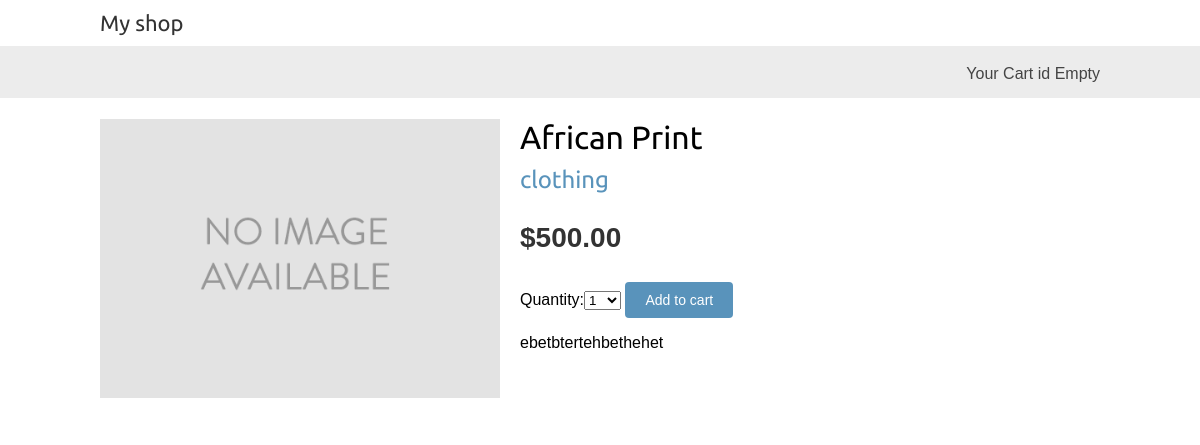
Page /5/african-print/ on the earlier database version.
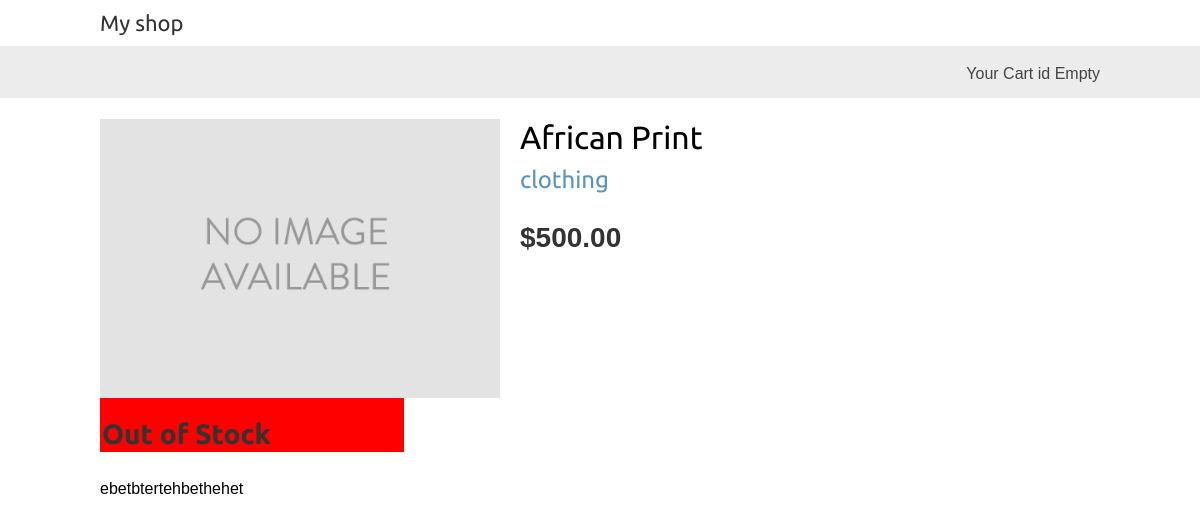
Same page on the later database version.
### shop/models.py (models this page shows, shortened)
class Product(models.Model):
    category = models.ForeignKey(Category,
                                 related_name='products',
                                 on_delete=models.CASCADE)
    name = models.CharField(max_length=200, db_index=True)
    slug = models.SlugField(max_length=200, db_index=True)
    image = CloudinaryField(blank=True)
    description = models.TextField(blank=True)
    price = models.DecimalField(max_digits=10, decimal_places=2)
    available = models.BooleanField(default=True)
    created = models.DateTimeField(auto_now_add=True)
    updated = models.DateTimeField(auto_now=True)
    class Meta:
        ordering = ('name',)
    index_together = (('id', 'slug'),)

class Category(models.Model):
    name = models.CharField(max_length=100,
                            db_index=True)
    slug = models.SlugField(max_length=100,
                            unique=True)
    class Meta:
        ordering = ('name',)
        verbose_name = 'category'
        verbose_name_plural = 'categories'
    def __str__(self):
        return self.name
    def get_absolute_url(self):
        return reverse('shop:product_list_by_category',
                       args=[self.slug])

### shop/views.py (the view)
# urls.py: path('<int:id>/<slug:slug>/', views.product_detail, name='product_detail'),
def product_detail(request, id, slug):
    product = get_object_or_404(Product, id=id,
                                slug=slug)
    cart_product_form = CartAddProductForm()
    return render(request, 'shop/product/detail.html',
                  {'product': product,
                   'cart_product_form': cart_product_form, })

### cart/forms.py
class CartAddProductForm(forms.Form):
    quantity = forms.TypedChoiceField(
        choices=PRODUCT_QUANTITY_CHOICES,
        coerce=int)
    override = forms.BooleanField(required=False,
                                  initial=False,
                                  widget=forms.HiddenInput)

### cart/cart.py (called while the page is built)
    def __len__(self):
        return sum(item['quantity'] for item in self.cart.values())

### cart/context_processors.py (called while the page is built)
def cart(request):
    return {'cart': Cart(request)}

### shop/templates/shop/product/detail.html (shortened to what this page needs)
{% extends "shop/base.html" %}
{% load static %}
{% block content %}
    <div class="product-detail">
        <img src="{% if product.image %}{{ product.image.url }}{% else %}{% static 'img/no_image.png' %}{% endif %}">
        <h1>{{ product.name }}</h1>
        <h2>
            <a href="{{ product.category.get_absolute_url }}">{{ product.category }}
            </a>
        </h2>
        <p class="price">${{ product.price }}</p>
        {% if product.available == True %}
            <form action="{% url 'cart:cart_add' product.id %}" method="post">
                {{ cart_product_form }}
                <input type="submit" value="Add to cart">
            </form>
        {% else %}
            <h3 class="price" style="background-color: red; width: 300px;padding: 2px; marign-top: 5px;">Out of
                                                                                                        Stock</h3>
        {% endif %}
        <p>{{ product.description|linebreaks }}</p>
    </div>
{% endblock %}

### shop/templates/shop/base.html (shortened to what this page needs)
{% load static %}
<!DOCTYPE html>
<html>
    <head>
        <link href="{% static 'css/base.css' %}" rel="stylesheet">
    </head>
    <body>
        <div id="header">
            <a href="/" class="logo">My shop</a>
        </div>
        <div id="subheader">
            <div class="cart">
                {% with total_items=cart|length %}
                    {% if total_items > 0%}
                        Your cart
                        <a href="{% url 'cart:cart_detail' %}">
                            {{ total_items }} item{{ total_items|pluralize }},
                            ${{ cart.get_total_price }}
                        </a>
                    {% else %}
                        Your Cart id Empty
                    {% endif %}
                {% endwith %}
            </div>
        </div>
        <div id="content">
            {% block content %}
            {% endblock %}
        </div>
    </body>
</html>

### shop/static/css/base.css (style rules this page uses)
body { margin:0; padding:0; font-family:helvetica, sans-serif; }
h1, h2, h3, h4, h5 , h6 { font-family: 'Ubuntu', sans-serif; font-weight:normal; }
a { text-decoration:none; color:#5993bb; }
#header { padding:10px 100px; font-size:18px; overflow:auto; }
#subheader { background:#ececec; color:#444; padding:15px 100px; overflow:auto; }
#header .logo { font-family: 'Ubuntu', sans-serif; float:left; color:#333; font-size:22px; margin-right:10%; }
#subheader .cart { float:right; padding-top:4px; }
#content { padding:0 100px; overflow:hidden; }
.product-detail { text-align:justify; }
.product-detail .price { color:#333; font-size:28px; font-weight:bold; }
.product-detail img { width:40%; float:left; padding:0 20px 20px 0; }
.product-detail h1 { margin-bottom:0; }
.product-detail h2 { margin-top:10px; }

Differences in the rows shown:
changed Product "African Print": available True → False (drawn)
Other differences:
form field quantity: "1" → (not shown)
form field value: "Add to cart" → (not shown)
text no longer shown: "Quantity:"
text now shown: "Out of Stock"
